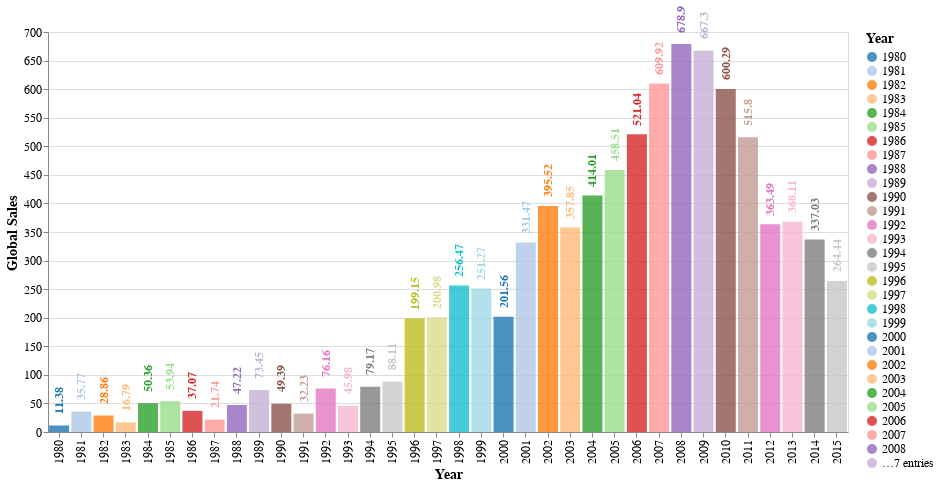

Notebook code for this chart:
### Markdown cell above
# Best Selling Games Globally Per Year

### Code cell
df_year = df.groupby(by=['Year'])['Global_Sales'].sum().reset_index()

# Create Altair Chart
chart = alt.Chart(df_year).mark_bar(opacity=0.8,size=20).encode(
    x=alt.X('Year:N', title='Year'),
    y=alt.Y('Global_Sales:Q', title='Global Sales'),
    color=alt.Color('Year:N', title='Year', scale=alt.Scale(scheme='category20')),
    tooltip=['Year:N', 'Global_Sales:Q']
).properties(
    width=800,
    height=400
)

# Add text labels on top of each bar
text = chart.mark_text(
    align='center',
    baseline='top',
    dx=25,
    dy=-5,
    angle=270,
    fontSize=12,
    fontWeight='bold'
).encode(
    text='Global_Sales:Q'
)


# Combine the bar chart and text labels
chart_with_labels = (chart + text).configure_axis(
    labelFontSize=12,
    titleFontSize=14
).configure_legend(
    labelFontSize=12,
    titleFontSize=14
)


chart_with_labels.display()

### Figure 1 — Vega specification as saved in the notebook (floating-point values rounded to 4 significant figures)
{"$schema": "https://vega.github.io/schema/vega/v5.json", "data": [{"name": "source_0"}, {"name": "data_0", "values": [{"Global_Sales": 11.38, "Global_Sales_end": 11.38, "Global_Sales_start": 0.0, "Year": 1980.0}, {"Global_Sales": 35.77, "Global_Sales_end": 35.77, "Global_Sales_start": 0.0, "Year": 1981.0}, {"Global_Sales": 28.86, "Global_Sales_end": 28.86, "Global_Sales_start": 0.0, "Year": 1982.0}, {"Global_Sales": 16.79, "Global_Sales_end": 16.79, "Global_Sales_start": 0.0, "Year": 1983.0}, {"Global_Sales": 50.36, "Global_Sales_end": 50.36, "Global_Sales_start": 0.0, "Year": 1984.0}, {"Global_Sales": 53.94, "Global_Sales_end": 53.94, "Global_Sales_start": 0.0, "Year": 1985.0}, {"Global_Sales": 37.07, "Global_Sales_end": 37.07, "Global_Sales_start": 0.0, "Year": 1986.0}, {"Global_Sales": 21.74, "Global_Sales_end": 21.74, "Global_Sales_start": 0.0, "Year": 1987.0}, {"Global_Sales": 47.22, "Global_Sales_end": 47.22, "Global_Sales_start": 0.0, "Year": 1988.0}, {"Global_Sales": 73.45, "Global_Sales_end": 73.45, "Global_Sales_start": 0.0, "Year": 1989.0}, {"Global_Sales": 49.39, "Global_Sales_end": 49.39, "Global_Sales_start": 0.0, "Year": 1990.0}, {"Global_Sales": 32.23, "Global_Sales_end": 32.23, "Global_Sales_start": 0.0, "Year": 1991.0}, {"Global_Sales": 76.16, "Global_Sales_end": 76.16, "Global_Sales_start": 0.0, "Year": 1992.0}, {"Global_Sales": 45.98, "Global_Sales_end": 45.98, "Global_Sales_start": 0.0, "Year": 1993.0}, {"Global_Sales": 79.17, "Global_Sales_end": 79.17, "Global_Sales_start": 0.0, "Year": 1994.0}, {"Global_Sales": 88.11, "Global_Sales_end": 88.11, "Global_Sales_start": 0.0, "Year": 1995.0}, {"Global_Sales": 199.2, "Global_Sales_end": 199.2, "Global_Sales_start": 0.0, "Year": 1996.0}, {"Global_Sales": 201.0, "Global_Sales_end": 201.0, "Global_Sales_start": 0.0, "Year": 1997.0}, {"Global_Sales": 256.5, "Global_Sales_end": 256.5, "Global_Sales_start": 0.0, "Year": 1998.0}, {"Global_Sales": 251.3, "Global_Sales_end": 251.3, "Global_Sales_start": 0.0, "Year": 1999.0}, {"Global_Sales": 201.6, "Global_Sales_end": 201.6, "Global_Sales_start": 0.0, "Year": 2000.0}, {"Global_Sales": 331.5, "Global_Sales_end": 331.5, "Global_Sales_start": 0.0, "Year": 2001.0}, {"Global_Sales": 395.5, "Global_Sales_end": 395.5, "Global_Sales_start": 0.0, "Year": 2002.0}, {"Global_Sales": 357.9, "Global_Sales_end": 357.9, "Global_Sales_start": 0.0, "Year": 2003.0}, {"Global_Sales": 414.0, "Global_Sales_end": 414.0, "Global_Sales_start": 0.0, "Year": 2004.0}, {"Global_Sales": 458.5, "Global_Sales_end": 458.5, "Global_Sales_start": 0.0, "Year": 2005.0}, {"Global_Sales": 521.0, "Global_Sales_end": 521.0, "Global_Sales_start": 0.0, "Year": 2006.0}, {"Global_Sales": 609.9, "Global_Sales_end": 609.9, "Global_Sales_start": 0.0, "Year": 2007.0}, {"Global_Sales": 678.9, "Global_Sales_end": 678.9, "Global_Sales_start": 0.0, "Year": 2008.0}, {"Global_Sales": 667.3, "Global_Sales_end": 667.3, "Global_Sales_start": 0.0, "Year": 2009.0}, {"Global_Sales": 600.3, "Global_Sales_end": 600.3, "Global_Sales_start": 0.0, "Year": 2010.0}, {"Global_Sales": 515.8, "Global_Sales_end": 515.8, "Global_Sales_start": 0.0, "Year": 2011.0}, {"Global_Sales": 363.5, "Global_Sales_end": 363.5, "Global_Sales_start": 0.0, "Year": 2012.0}, {"Global_Sales": 368.1, "Global_Sales_end": 368.1, "Global_Sales_start": 0.0, "Year": 2013.0}, {"Global_Sales": 337.0, "Global_Sales_end": 337.0, "Global_Sales_start": 0.0, "Year": 2014.0}, {"Global_Sales": 264.4, "Global_Sales_end": 264.4, "Global_Sales_start": 0.0, "Year": 2015.0}]}, {"name": "data_1", "values": [{"Global_Sales": 11.38, "Year": 1980.0}, {"Global_Sales": 35.77, "Year": 1981.0}, {"Global_Sales": 28.86, "Year": 1982.0}, {"Global_Sales": 16.79, "Year": 1983.0}, {"Global_Sales": 50.36, "Year": 1984.0}, {"Global_Sales": 53.94, "Year": 1985.0}, {"Global_Sales": 37.07, "Year": 1986.0}, {"Global_Sales": 21.74, "Year": 1987.0}, {"Global_Sales": 47.22, "Year": 1988.0}, {"Global_Sales": 73.45, "Year": 1989.0}, {"Global_Sales": 49.39, "Year": 1990.0}, {"Global_Sales": 32.23, "Year": 1991.0}, {"Global_Sales": 76.16, "Year": 1992.0}, {"Global_Sales": 45.98, "Year": 1993.0}, {"Global_Sales": 79.17, "Year": 1994.0}, {"Global_Sales": 88.11, "Year": 1995.0}, {"Global_Sales": 199.2, "Year": 1996.0}, {"Global_Sales": 201.0, "Year": 1997.0}, {"Global_Sales": 256.5, "Year": 1998.0}, {"Global_Sales": 251.3, "Year": 1999.0}, {"Global_Sales": 201.6, "Year": 2000.0}, {"Global_Sales": 331.5, "Year": 2001.0}, {"Global_Sales": 395.5, "Year": 2002.0}, {"Global_Sales": 357.9, "Year": 2003.0}, {"Global_Sales": 414.0, "Year": 2004.0}, {"Global_Sales": 458.5, "Year": 2005.0}, {"Global_Sales": 521.0, "Year": 2006.0}, {"Global_Sales": 609.9, "Year": 2007.0}, {"Global_Sales": 678.9, "Year": 2008.0}, {"Global_Sales": 667.3, "Year": 2009.0}, {"Global_Sales": 600.3, "Year": 2010.0}, {"Global_Sales": 515.8, "Year": 2011.0}, {"Global_Sales": 363.5, "Year": 2012.0}, {"Global_Sales": 368.1, "Year": 2013.0}, {"Global_Sales": 337.0, "Year": 2014.0}, {"Global_Sales": 264.4, "Year": 2015.0}]}, {"name": "data_0_x_domain_Year_0", "values": [{"Year": 1980.0}, {"Year": 1981.0}, {"Year": 1982.0}, {"Year": 1983.0}, {"Year": 1984.0}, {"Year": 1985.0}, {"Year": 1986.0}, {"Year": 1987.0}, {"Year": 1988.0}, {"Year": 1989.0}, {"Year": 1990.0}, {"Year": 1991.0}, {"Year": 1992.0}, {"Year": 1993.0}, {"Year": 1994.0}, {"Year": 1995.0}, {"Year": 1996.0}, {"Year": 1997.0}, {"Year": 1998.0}, {"Year": 1999.0}, {"Year": 2000.0}, {"Year": 2001.0}, {"Year": 2002.0}, {"Year": 2003.0}, {"Year": 2004.0}, {"Year": 2005.0}, {"Year": 2006.0}, {"Year": 2007.0}, {"Year": 2008.0}, {"Year": 2009.0}, {"Year": 2010.0}, {"Year": 2011.0}, {"Year": 2012.0}, {"Year": 2013.0}, {"Year": 2014.0}, {"Year": 2015.0}]}, {"name": "data_1_x_domain_Year_1", "values": [{"Year": 1980.0}, {"Year": 1981.0}, {"Year": 1982.0}, {"Year": 1983.0}, {"Year": 1984.0}, {"Year": 1985.0}, {"Year": 1986.0}, {"Year": 1987.0}, {"Year": 1988.0}, {"Year": 1989.0}, {"Year": 1990.0}, {"Year": 1991.0}, {"Year": 1992.0}, {"Year": 1993.0}, {"Year": 1994.0}, {"Year": 1995.0}, {"Year": 1996.0}, {"Year": 1997.0}, {"Year": 1998.0}, {"Year": 1999.0}, {"Year": 2000.0}, {"Year": 2001.0}, {"Year": 2002.0}, {"Year": 2003.0}, {"Year": 2004.0}, {"Year": 2005.0}, {"Year": 2006.0}, {"Year": 2007.0}, {"Year": 2008.0}, {"Year": 2009.0}, {"Year": 2010.0}, {"Year": 2011.0}, {"Year": 2012.0}, {"Year": 2013.0}, {"Year": 2014.0}, {"Year": 2015.0}]}, {"name": "data_0_color_domain_Year_0", "values": [{"Year": 1980.0}, {"Year": 1981.0}, {"Year": 1982.0}, {"Year": 1983.0}, {"Year": 1984.0}, {"Year": 1985.0}, {"Year": 1986.0}, {"Year": 1987.0}, {"Year": 1988.0}, {"Year": 1989.0}, {"Year": 1990.0}, {"Year": 1991.0}, {"Year": 1992.0}, {"Year": 1993.0}, {"Year": 1994.0}, {"Year": 1995.0}, {"Year": 1996.0}, {"Year": 1997.0}, {"Year": 1998.0}, {"Year": 1999.0}, {"Year": 2000.0}, {"Year": 2001.0}, {"Year": 2002.0}, {"Year": 2003.0}, {"Year": 2004.0}, {"Year": 2005.0}, {"Year": 2006.0}, {"Year": 2007.0}, {"Year": 2008.0}, {"Year": 2009.0}, {"Year": 2010.0}, {"Year": 2011.0}, {"Year": 2012.0}, {"Year": 2013.0}, {"Year": 2014.0}, {"Year": 2015.0}]}, {"name": "data_1_color_domain_Year_1", "values": [{"Year": 1980.0}, {"Year": 1981.0}, {"Year": 1982.0}, {"Year": 1983.0}, {"Year": 1984.0}, {"Year": 1985.0}, {"Year": 1986.0}, {"Year": 1987.0}, {"Year": 1988.0}, {"Year": 1989.0}, {"Year": 1990.0}, {"Year": 1991.0}, {"Year": 1992.0}, {"Year": 1993.0}, {"Year": 1994.0}, {"Year": 1995.0}, {"Year": 1996.0}, {"Year": 1997.0}, {"Year": 1998.0}, {"Year": 1999.0}, {"Year": 2000.0}, {"Year": 2001.0}, {"Year": 2002.0}, {"Year": 2003.0}, {"Year": 2004.0}, {"Year": 2005.0}, {"Year": 2006.0}, {"Year": 2007.0}, {"Year": 2008.0}, {"Year": 2009.0}, {"Year": 2010.0}, {"Year": 2011.0}, {"Year": 2012.0}, {"Year": 2013.0}, {"Year": 2014.0}, {"Year": 2015.0}]}], "marks": [{"type": "rect", "name": "layer_0_marks", "from": {"data": "data_0"}, "encode": {"update": {"xc": {"field": "Year", "scale": "x", "band": 0.5}, "fill": {"field": "Year", "scale": "color"}, "width": {"value": 20}, "opacity": {"value": 0.8}, "ariaRoleDescription": {"value": "bar"}, "description": {"signal": "\"Year: \" + (isValid(datum[\"Year\"]) ? datum[\"Year\"] : \"\"+datum[\"Year\"]) + \"; Global Sales: \" + (format(datum[\"Global_Sales\"], \"\")) + \"; Global_Sales: \" + (format(datum[\"Global_Sales\"], \"\"))"}, "y": {"field": "Global_Sales_end", "scale": "y"}, "y2": {"field": "Global_Sales_start", "scale": "y"}, "tooltip": {"signal": "{\"Year\": isValid(datum[\"Year\"]) ? datum[\"Year\"] : \"\"+datum[\"Year\"], \"Global_Sales\": format(datum[\"Global_Sales\"], \"\")}"}}}, "style": ["bar"]}, {"type": "text", "name": "layer_1_marks", "from": {"data": "data_1"}, "encode": {"update": {"baseline": {"value": "top"}, "dy": {"value": -5}, "y": {"field": "Global_Sales", "scale": "y"}, "angle": {"value": 270}, "description": {"signal": "\"Year: \" + (isValid(datum[\"Year\"]) ? datum[\"Year\"] : \"\"+datum[\"Year\"]) + \"; Global Sales: \" + (format(datum[\"Global_Sales\"], \"\")) + \"; Global_Sales: \" + (format(datum[\"Global_Sales\"], \"\"))"}, "dx": {"value": 25}, "text": {"signal": "format(datum[\"Global_Sales\"], \"\")"}, "fontSize": {"value": 12}, "fontWeight": {"value": "bold"}, "x": {"field": "Year", "scale": "x", "band": 0.5}, "align": {"value": "center"}, "tooltip": {"signal": "{\"Year\": isValid(datum[\"Year\"]) ? datum[\"Year\"] : \"\"+datum[\"Year\"], \"Global_Sales\": format(datum[\"Global_Sales\"], \"\")}"}, "fill": {"field": "Year", "scale": "color"}}}, "style": ["text"]}], "scales": [{"name": "x", "type": "band", "domain": {"fields": [{"data": "data_0_x_domain_Year_0", "field": "Year"}, {"data": "data_1_x_domain_Year_1", "field": "Year"}], "sort": true}, "range": [0, {"signal": "width"}], "paddingInner": 0.1, "paddingOuter": 0.05}, {"name": "y", "type": "linear", "domain": {"fields": [{"data": "data_0", "field": "Global_Sales_start"}, {"data": "data_0", "field": "Global_Sales_end"}, {"data": "data_1", "field": "Global_Sales"}]}, "range": [{"signal": "height"}, 0], "nice": true, "zero": true}, {"name": "color", "type": "ordinal", "domain": {"fields": [{"data": "data_0_color_domain_Year_0", "field": "Year"}, {"data": "data_1_color_domain_Year_1", "field": "Year"}], "sort": true}, "range": {"scheme": "category20"}}], "axes": [{"scale": "y", "labels": false, "ticks": false, "gridScale": "x", "grid": true, "tickCount": {"signal": "ceil(height/40)"}, "domain": false, "orient": "left", "maxExtent": 0, "aria": false, "minExtent": 0, "zindex": 0}, {"scale": "x", "labelAlign": "right", "labelBaseline": "middle", "grid": false, "orient": "bottom", "zindex": 0, "labelAngle": 270, "title": "Year"}, {"scale": "y", "labelOverlap": true, "zindex": 0, "title": "Global Sales", "tickCount": {"signal": "ceil(height/40)"}, "orient": "left", "grid": false}], "background": "white", "style": "cell", "width": 800, "legends": [{"title": "Year", "fill": "color", "symbolType": "circle", "encode": {"symbols": {"update": {"opacity": {"value": 0.8}}}}}], "config": {"axis": {"labelFontSize": 12, "titleFontSize": 14}, "legend": {"labelFontSize": 12, "titleFontSize": 14}}, "height": 400, "padding": 5}
